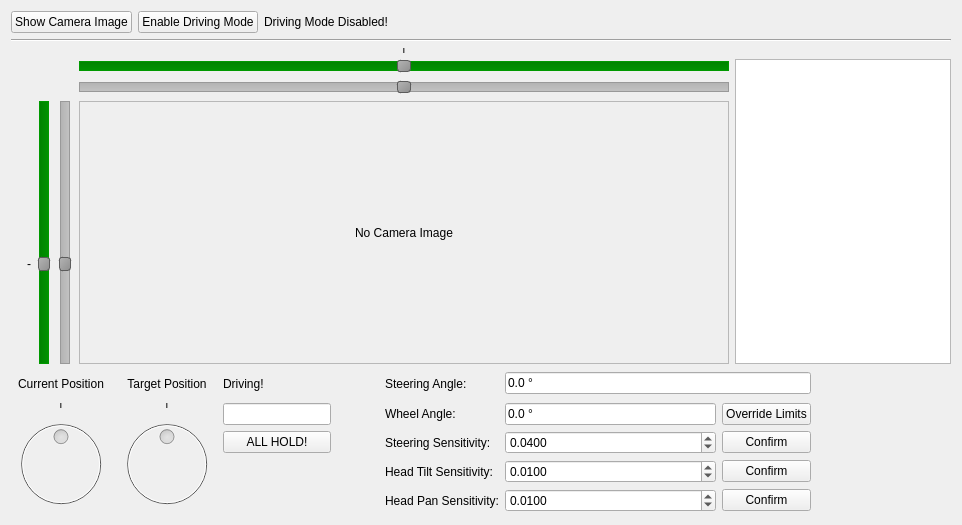
<?xml version="1.0" encoding="UTF-8"?>
<ui version="4.0">
 <class>DrivingWidget</class>
 <widget class="QMainWindow" name="DrivingWidget">
  <property name="geometry">
   <rect>
    <x>0</x>
    <y>0</y>
    <width>962</width>
    <height>525</height>
   </rect>
  </property>
  <property name="minimumSize">
   <size>
    <width>0</width>
    <height>0</height>
   </size>
  </property>
  <property name="maximumSize">
   <size>
    <width>16777215</width>
    <height>16777215</height>
   </size>
  </property>
  <property name="windowTitle">
   <string>THOR Driving</string>
  </property>
  <widget class="QWidget" name="centralWidget">
   <property name="minimumSize">
    <size>
     <width>0</width>
     <height>0</height>
    </size>
   </property>
   <layout class="QVBoxLayout" name="verticalLayout_4" stretch="0,0,1,0">
    <item>
     <layout class="QHBoxLayout" name="horizontalLayout" stretch="0,0,0,0">
      <item>
       <widget class="QPushButton" name="pushButton_ShowCameraImage">
        <property name="text">
         <string>Show Camera Image</string>
        </property>
        <property name="checkable">
         <bool>true</bool>
        </property>
        <property name="checked">
         <bool>false</bool>
        </property>
       </widget>
      </item>
      <item>
       <widget class="QPushButton" name="pushButton_ToggleDrivingMode">
        <property name="text">
         <string>Enable Driving Mode</string>
        </property>
       </widget>
      </item>
      <item>
       <widget class="QLabel" name="label_WaitingForACK">
        <property name="text">
         <string>Driving Mode Disabled!</string>
        </property>
       </widget>
      </item>
      <item>
       <spacer name="horizontalSpacer_2">
        <property name="orientation">
         <enum>Qt::Horizontal</enum>
        </property>
        <property name="sizeHint" stdset="0">
         <size>
          <width>368</width>
          <height>20</height>
         </size>
        </property>
       </spacer>
      </item>
     </layout>
    </item>
    <item>
     <widget class="Line" name="line">
      <property name="orientation">
       <enum>Qt::Horizontal</enum>
      </property>
     </widget>
    </item>
    <item>
     <layout class="QGridLayout" name="gridLayout_2" columnstretch="0,0,0,3,1">
      <item row="3" column="2">
       <widget class="QSlider" name="slider_HeadTilt">
        <property name="enabled">
         <bool>false</bool>
        </property>
        <property name="styleSheet">
         <string notr="true">QSlider::groove:vertical {
    border: 1px solid #999999;
    width: 8px; /* the groove expands to the size of the slider by default. by giving it a height, it has a fixed size */
    background: qlineargradient(x1:0, y1:0, x2:1, y2:0, stop:0 #b1b1b1, stop:1 #c4c4c4);
    margin:  0 2px;
}

QSlider::handle:vertical {
    background: qlineargradient(x1:0, y1:0, x2:1, y2:1, stop:0 #b4b4b4, stop:1 #8f8f8f);
    border: 1px solid #5c5c5c;
    height: 12px;
    margin: 0 -2px; /* handle is placed by default on the contents rect of the groove. Expand outside the groove */
    border-radius: 3px;
}

</string>
        </property>
        <property name="minimum">
         <number>-132</number>
        </property>
        <property name="maximum">
         <number>79</number>
        </property>
        <property name="orientation">
         <enum>Qt::Vertical</enum>
        </property>
        <property name="invertedAppearance">
         <bool>true</bool>
        </property>
        <property name="invertedControls">
         <bool>false</bool>
        </property>
        <property name="tickInterval">
         <number>500</number>
        </property>
       </widget>
      </item>
      <item row="3" column="3">
       <widget class="QLabel" name="label_CameraImage">
        <property name="frameShape">
         <enum>QFrame::StyledPanel</enum>
        </property>
        <property name="frameShadow">
         <enum>QFrame::Sunken</enum>
        </property>
        <property name="text">
         <string>No Camera Image</string>
        </property>
        <property name="alignment">
         <set>Qt::AlignCenter</set>
        </property>
       </widget>
      </item>
      <item row="2" column="3">
       <widget class="QSlider" name="slider_HeadPan">
        <property name="enabled">
         <bool>false</bool>
        </property>
        <property name="styleSheet">
         <string notr="true">QSlider::groove:horizontal {
    border: 1px solid #999999;
    height: 8px; /* the groove expands to the size of the slider by default. by giving it a height, it has a fixed size */
    background: qlineargradient(x1:0, y1:0, x2:0, y2:1, stop:0 #b1b1b1, stop:1 #c4c4c4);
    margin: 2px 0;
}

QSlider::handle:horizontal {
    background: qlineargradient(x1:0, y1:0, x2:1, y2:1, stop:0 #b4b4b4, stop:1 #8f8f8f);
    border: 1px solid #5c5c5c;
    width: 12px;
    margin: -2px 0; /* handle is placed by default on the contents rect of the groove. Expand outside the groove */
    border-radius: 3px;
}</string>
        </property>
        <property name="minimum">
         <number>-157</number>
        </property>
        <property name="maximum">
         <number>157</number>
        </property>
        <property name="orientation">
         <enum>Qt::Horizontal</enum>
        </property>
        <property name="invertedAppearance">
         <bool>true</bool>
        </property>
        <property name="tickPosition">
         <enum>QSlider::NoTicks</enum>
        </property>
        <property name="tickInterval">
         <number>500</number>
        </property>
       </widget>
      </item>
      <item row="0" column="3">
       <widget class="QLabel" name="label_Tick">
        <property name="minimumSize">
         <size>
          <width>0</width>
          <height>5</height>
         </size>
        </property>
        <property name="maximumSize">
         <size>
          <width>16777215</width>
          <height>5</height>
         </size>
        </property>
        <property name="text">
         <string>|</string>
        </property>
        <property name="alignment">
         <set>Qt::AlignCenter</set>
        </property>
       </widget>
      </item>
      <item row="3" column="0">
       <layout class="QVBoxLayout" name="verticalLayout_3" stretch="5,0,3">
        <item>
         <spacer name="verticalSpacer_6">
          <property name="orientation">
           <enum>Qt::Vertical</enum>
          </property>
          <property name="sizeHint" stdset="0">
           <size>
            <width>20</width>
            <height>40</height>
           </size>
          </property>
         </spacer>
        </item>
        <item>
         <widget class="QLabel" name="label_HorizontalTick">
          <property name="text">
           <string>&lt;html&gt;&lt;head/&gt;&lt;body&gt;&lt;p&gt;-&lt;/p&gt;&lt;/body&gt;&lt;/html&gt;</string>
          </property>
          <property name="alignment">
           <set>Qt::AlignRight|Qt::AlignTop|Qt::AlignTrailing</set>
          </property>
         </widget>
        </item>
        <item>
         <spacer name="verticalSpacer_7">
          <property name="orientation">
           <enum>Qt::Vertical</enum>
          </property>
          <property name="sizeHint" stdset="0">
           <size>
            <width>20</width>
            <height>40</height>
           </size>
          </property>
         </spacer>
        </item>
       </layout>
      </item>
      <item row="1" column="3">
       <widget class="QSlider" name="slider_CurrentHeadPan">
        <property name="enabled">
         <bool>false</bool>
        </property>
        <property name="styleSheet">
         <string notr="true">QSlider::groove:horizontal {
    border: 1px solid #009900;
    height: 8px; /* the groove expands to the size of the slider by default. by giving it a height, it has a fixed size */
    background: qlineargradient(x1:0, y1:0, x2:0, y2:1 stop:0 #008100, stop:1 #009400);
    margin: 2px 0;
}

QSlider::handle:horizontal {
    background: qlineargradient(x1:0, y1:0, x2:1, y2:1, stop:0 #b4b4b4, stop:1 #8f8f8f);
    border: 1px solid #5c5c5c;
    width: 12px;
    margin: -2px 0; /* handle is placed by default on the contents rect of the groove. Expand outside the groove */
    border-radius: 3px;
}

</string>
        </property>
        <property name="minimum">
         <number>-157</number>
        </property>
        <property name="maximum">
         <number>157</number>
        </property>
        <property name="orientation">
         <enum>Qt::Horizontal</enum>
        </property>
        <property name="invertedAppearance">
         <bool>true</bool>
        </property>
       </widget>
      </item>
      <item row="3" column="1">
       <widget class="QSlider" name="slider_CurrentHeadTilt">
        <property name="enabled">
         <bool>false</bool>
        </property>
        <property name="styleSheet">
         <string notr="true">QSlider::groove:vertical {
    border: 1px solid #009900;
    width: 8px; /* the groove expands to the size of the slider by default. by giving it a height, it has a fixed size */
    background: qlineargradient(x1:0, y1:0, x2:1, y2:0, stop:0 #008100, stop:1 #009400);
    margin:  0 2px;
}

QSlider::handle:vertical {
    background: qlineargradient(x1:0, y1:0, x2:1, y2:1, stop:0 #b4b4b4, stop:1 #8f8f8f);
    border: 1px solid #5c5c5c;
    height: 12px;
    margin: 0 -2px; /* handle is placed by default on the contents rect of the groove. Expand outside the groove */
    border-radius: 3px;
}

</string>
        </property>
        <property name="minimum">
         <number>-132</number>
        </property>
        <property name="maximum">
         <number>79</number>
        </property>
        <property name="orientation">
         <enum>Qt::Vertical</enum>
        </property>
        <property name="invertedAppearance">
         <bool>true</bool>
        </property>
       </widget>
      </item>
      <item row="1" column="4" rowspan="3">
       <widget class="QGraphicsView" name="graphicsView_Wheels"/>
      </item>
     </layout>
    </item>
    <item>
     <layout class="QHBoxLayout" name="horizontalLayout_2" stretch="0,0,0,0,1,0,0">
      <item>
       <layout class="QVBoxLayout" name="verticalLayout" stretch="0,0,1,0">
        <item>
         <widget class="QLabel" name="label_CurrentSteeringPosition">
          <property name="minimumSize">
           <size>
            <width>0</width>
            <height>27</height>
           </size>
          </property>
          <property name="maximumSize">
           <size>
            <width>16777215</width>
            <height>27</height>
           </size>
          </property>
          <property name="text">
           <string>Current Position</string>
          </property>
          <property name="alignment">
           <set>Qt::AlignCenter</set>
          </property>
         </widget>
        </item>
        <item>
         <widget class="QLabel" name="label_2">
          <property name="maximumSize">
           <size>
            <width>16777215</width>
            <height>5</height>
           </size>
          </property>
          <property name="text">
           <string>|</string>
          </property>
          <property name="alignment">
           <set>Qt::AlignCenter</set>
          </property>
         </widget>
        </item>
        <item>
         <widget class="QDial" name="dial_CurrentSteeringPosition">
          <property name="enabled">
           <bool>false</bool>
          </property>
          <property name="minimum">
           <number>-180</number>
          </property>
          <property name="maximum">
           <number>180</number>
          </property>
          <property name="orientation">
           <enum>Qt::Horizontal</enum>
          </property>
          <property name="invertedAppearance">
           <bool>false</bool>
          </property>
          <property name="invertedControls">
           <bool>false</bool>
          </property>
          <property name="wrapping">
           <bool>true</bool>
          </property>
          <property name="notchTarget">
           <double>0.000000000000000</double>
          </property>
          <property name="notchesVisible">
           <bool>false</bool>
          </property>
         </widget>
        </item>
        <item>
         <spacer name="verticalSpacer_2">
          <property name="orientation">
           <enum>Qt::Vertical</enum>
          </property>
          <property name="sizeHint" stdset="0">
           <size>
            <width>20</width>
            <height>0</height>
           </size>
          </property>
         </spacer>
        </item>
       </layout>
      </item>
      <item>
       <layout class="QVBoxLayout" name="verticalLayout_2" stretch="0,0,1,0">
        <item>
         <widget class="QLabel" name="label_TargetSteeringPosition_2">
          <property name="minimumSize">
           <size>
            <width>0</width>
            <height>27</height>
           </size>
          </property>
          <property name="maximumSize">
           <size>
            <width>16777215</width>
            <height>27</height>
           </size>
          </property>
          <property name="text">
           <string>Target Position</string>
          </property>
          <property name="alignment">
           <set>Qt::AlignCenter</set>
          </property>
         </widget>
        </item>
        <item>
         <widget class="QLabel" name="label_3">
          <property name="maximumSize">
           <size>
            <width>16777215</width>
            <height>5</height>
           </size>
          </property>
          <property name="text">
           <string>|</string>
          </property>
          <property name="alignment">
           <set>Qt::AlignCenter</set>
          </property>
         </widget>
        </item>
        <item>
         <widget class="QDial" name="dial_TargetSteeringPosition">
          <property name="enabled">
           <bool>false</bool>
          </property>
          <property name="minimum">
           <number>-180</number>
          </property>
          <property name="maximum">
           <number>180</number>
          </property>
          <property name="orientation">
           <enum>Qt::Horizontal</enum>
          </property>
          <property name="invertedAppearance">
           <bool>false</bool>
          </property>
          <property name="invertedControls">
           <bool>false</bool>
          </property>
          <property name="wrapping">
           <bool>true</bool>
          </property>
          <property name="notchTarget">
           <double>0.000000000000000</double>
          </property>
          <property name="notchesVisible">
           <bool>false</bool>
          </property>
         </widget>
        </item>
        <item>
         <spacer name="verticalSpacer_5">
          <property name="orientation">
           <enum>Qt::Vertical</enum>
          </property>
          <property name="sizeHint" stdset="0">
           <size>
            <width>20</width>
            <height>0</height>
           </size>
          </property>
         </spacer>
        </item>
       </layout>
      </item>
      <item>
       <layout class="QVBoxLayout" name="verticalLayout_5" stretch="0,0,0,1">
        <item>
         <widget class="QLabel" name="label_DrivingActive">
          <property name="minimumSize">
           <size>
            <width>0</width>
            <height>27</height>
           </size>
          </property>
          <property name="maximumSize">
           <size>
            <width>16777215</width>
            <height>27</height>
           </size>
          </property>
          <property name="styleSheet">
           <string notr="true"/>
          </property>
          <property name="text">
           <string>Driving!</string>
          </property>
          <property name="margin">
           <number>3</number>
          </property>
         </widget>
        </item>
        <item>
         <widget class="QLineEdit" name="lineEdit_DrivingCounter">
          <property name="readOnly">
           <bool>true</bool>
          </property>
         </widget>
        </item>
        <item>
         <widget class="QPushButton" name="pushButton_AllHold">
          <property name="styleSheet">
           <string notr="true">QPushButton::checked {
	background-color:#FF0000;
}</string>
          </property>
          <property name="text">
           <string>ALL HOLD!</string>
          </property>
          <property name="checkable">
           <bool>true</bool>
          </property>
          <property name="checked">
           <bool>false</bool>
          </property>
         </widget>
        </item>
        <item>
         <spacer name="verticalSpacer_9">
          <property name="orientation">
           <enum>Qt::Vertical</enum>
          </property>
          <property name="sizeHint" stdset="0">
           <size>
            <width>20</width>
            <height>40</height>
           </size>
          </property>
         </spacer>
        </item>
       </layout>
      </item>
      <item>
       <spacer name="horizontalSpacer">
        <property name="orientation">
         <enum>Qt::Horizontal</enum>
        </property>
        <property name="sizeType">
         <enum>QSizePolicy::Fixed</enum>
        </property>
        <property name="sizeHint" stdset="0">
         <size>
          <width>48</width>
          <height>20</height>
         </size>
        </property>
       </spacer>
      </item>
      <item>
       <layout class="QGridLayout" name="gridLayout" columnstretch="0,0,0">
        <item row="0" column="0">
         <widget class="QLabel" name="label_SteeringAngle">
          <property name="minimumSize">
           <size>
            <width>0</width>
            <height>27</height>
           </size>
          </property>
          <property name="maximumSize">
           <size>
            <width>16777215</width>
            <height>27</height>
           </size>
          </property>
          <property name="text">
           <string>Steering Angle:</string>
          </property>
         </widget>
        </item>
        <item row="0" column="1" colspan="2">
         <widget class="QLineEdit" name="lineEdit_SteeringAngle">
          <property name="text">
           <string>0.0 °</string>
          </property>
          <property name="readOnly">
           <bool>true</bool>
          </property>
         </widget>
        </item>
        <item row="3" column="0">
         <widget class="QLabel" name="label_SteeringSensitivity">
          <property name="text">
           <string>Steering Sensitivity:</string>
          </property>
         </widget>
        </item>
        <item row="4" column="0">
         <widget class="QLabel" name="label_HeadTiltSensitivity">
          <property name="text">
           <string>Head Tilt Sensitivity:</string>
          </property>
         </widget>
        </item>
        <item row="3" column="2">
         <widget class="QPushButton" name="pushButton_ConfirmSteeringSensitivity">
          <property name="text">
           <string>Confirm</string>
          </property>
         </widget>
        </item>
        <item row="4" column="2">
         <widget class="QPushButton" name="pushButton_ConfirmHeadTiltSensitivity">
          <property name="text">
           <string>Confirm</string>
          </property>
         </widget>
        </item>
        <item row="3" column="1">
         <widget class="QDoubleSpinBox" name="spinBox_SteeringSensitivity">
          <property name="decimals">
           <number>4</number>
          </property>
          <property name="minimum">
           <double>-2.000000000000000</double>
          </property>
          <property name="maximum">
           <double>2.000000000000000</double>
          </property>
          <property name="singleStep">
           <double>0.010000000000000</double>
          </property>
          <property name="value">
           <double>0.040000000000000</double>
          </property>
         </widget>
        </item>
        <item row="2" column="0">
         <widget class="QLabel" name="label_WheelAngle">
          <property name="text">
           <string>Wheel Angle:</string>
          </property>
         </widget>
        </item>
        <item row="2" column="2">
         <widget class="QPushButton" name="pushButton_OverrideLimits">
          <property name="text">
           <string>Override Limits</string>
          </property>
          <property name="checkable">
           <bool>true</bool>
          </property>
         </widget>
        </item>
        <item row="4" column="1">
         <widget class="QDoubleSpinBox" name="spinBox_HeadTiltSensitivity">
          <property name="decimals">
           <number>4</number>
          </property>
          <property name="minimum">
           <double>-1.000000000000000</double>
          </property>
          <property name="maximum">
           <double>1.000000000000000</double>
          </property>
          <property name="singleStep">
           <double>0.010000000000000</double>
          </property>
          <property name="value">
           <double>0.010000000000000</double>
          </property>
         </widget>
        </item>
        <item row="7" column="0" colspan="3">
         <spacer name="verticalSpacer">
          <property name="orientation">
           <enum>Qt::Vertical</enum>
          </property>
          <property name="sizeHint" stdset="0">
           <size>
            <width>20</width>
            <height>0</height>
           </size>
          </property>
         </spacer>
        </item>
        <item row="2" column="1">
         <widget class="QLineEdit" name="lineEdit_WheelAngle">
          <property name="text">
           <string>0.0 °</string>
          </property>
          <property name="readOnly">
           <bool>true</bool>
          </property>
         </widget>
        </item>
        <item row="5" column="0">
         <widget class="QLabel" name="label_HeadPanSensitivity">
          <property name="text">
           <string>Head Pan Sensitivity:</string>
          </property>
         </widget>
        </item>
        <item row="5" column="1">
         <widget class="QDoubleSpinBox" name="spinBox_HeadPanSensitivity">
          <property name="decimals">
           <number>4</number>
          </property>
          <property name="minimum">
           <double>-1.000000000000000</double>
          </property>
          <property name="maximum">
           <double>1.000000000000000</double>
          </property>
          <property name="singleStep">
           <double>0.010000000000000</double>
          </property>
          <property name="value">
           <double>0.010000000000000</double>
          </property>
         </widget>
        </item>
        <item row="5" column="2">
         <widget class="QPushButton" name="pushButton_ConfirmHeadPanSensitivity">
          <property name="text">
           <string>Confirm</string>
          </property>
         </widget>
        </item>
       </layout>
      </item>
      <item>
       <spacer name="horizontalSpacer_3">
        <property name="orientation">
         <enum>Qt::Horizontal</enum>
        </property>
        <property name="sizeType">
         <enum>QSizePolicy::Fixed</enum>
        </property>
        <property name="sizeHint" stdset="0">
         <size>
          <width>32</width>
          <height>20</height>
         </size>
        </property>
       </spacer>
      </item>
      <item>
       <widget class="QLabel" name="label_Logo">
        <property name="minimumSize">
         <size>
          <width>102</width>
          <height>140</height>
         </size>
        </property>
        <property name="maximumSize">
         <size>
          <width>102</width>
          <height>140</height>
         </size>
        </property>
        <property name="text">
         <string/>
        </property>
        <property name="pixmap">
         <pixmap resource="res/resources.qrc">:/imgs/hector_logo.png</pixmap>
        </property>
        <property name="scaledContents">
         <bool>true</bool>
        </property>
       </widget>
      </item>
     </layout>
    </item>
   </layout>
  </widget>
 </widget>
 <layoutdefault spacing="6" margin="11"/>
 <resources>
  <include location="res/resources.qrc"/>
 </resources>
 <connections/>
</ui>
